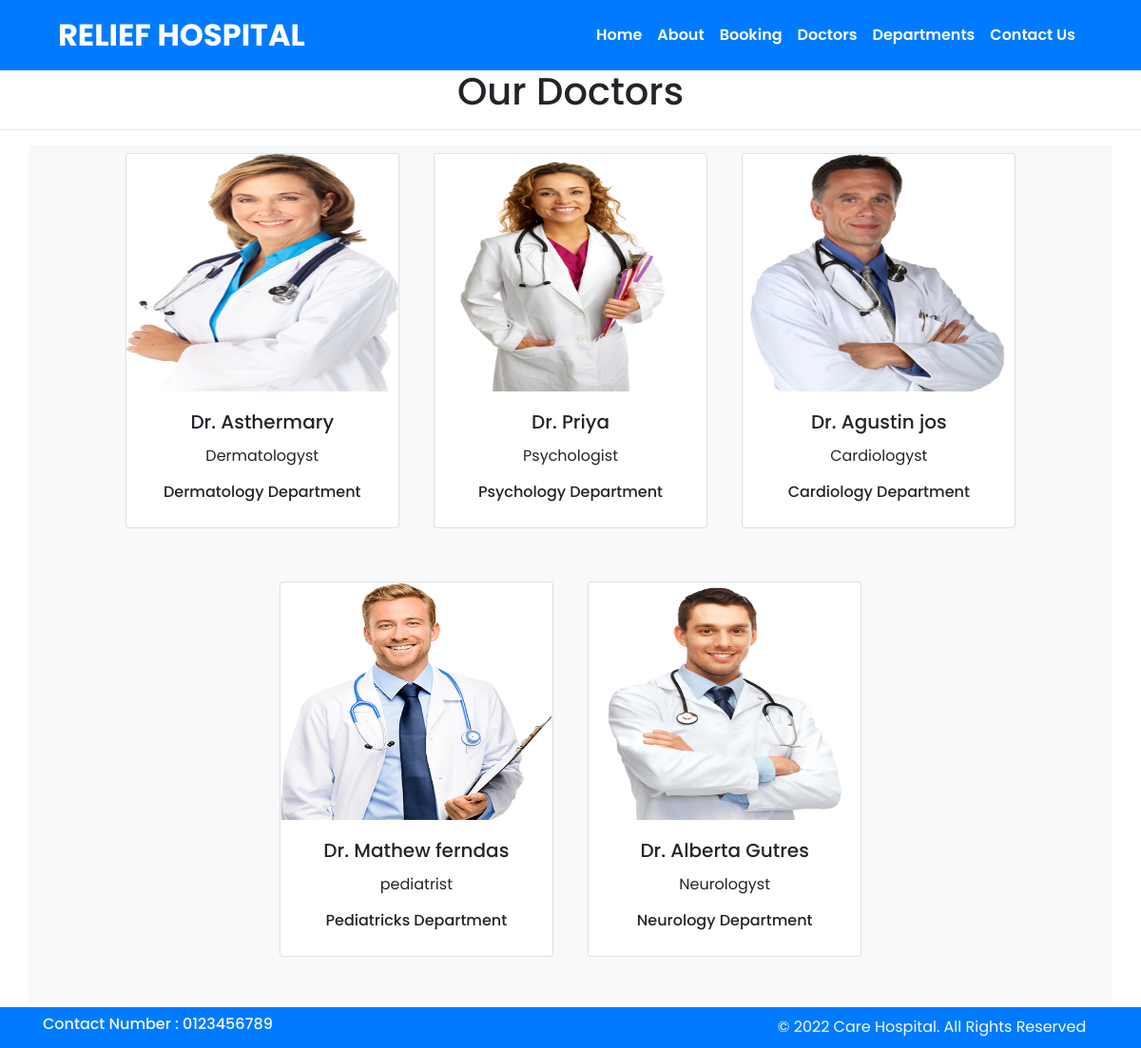
/doctors/, run on an earlier commit of the app's database.
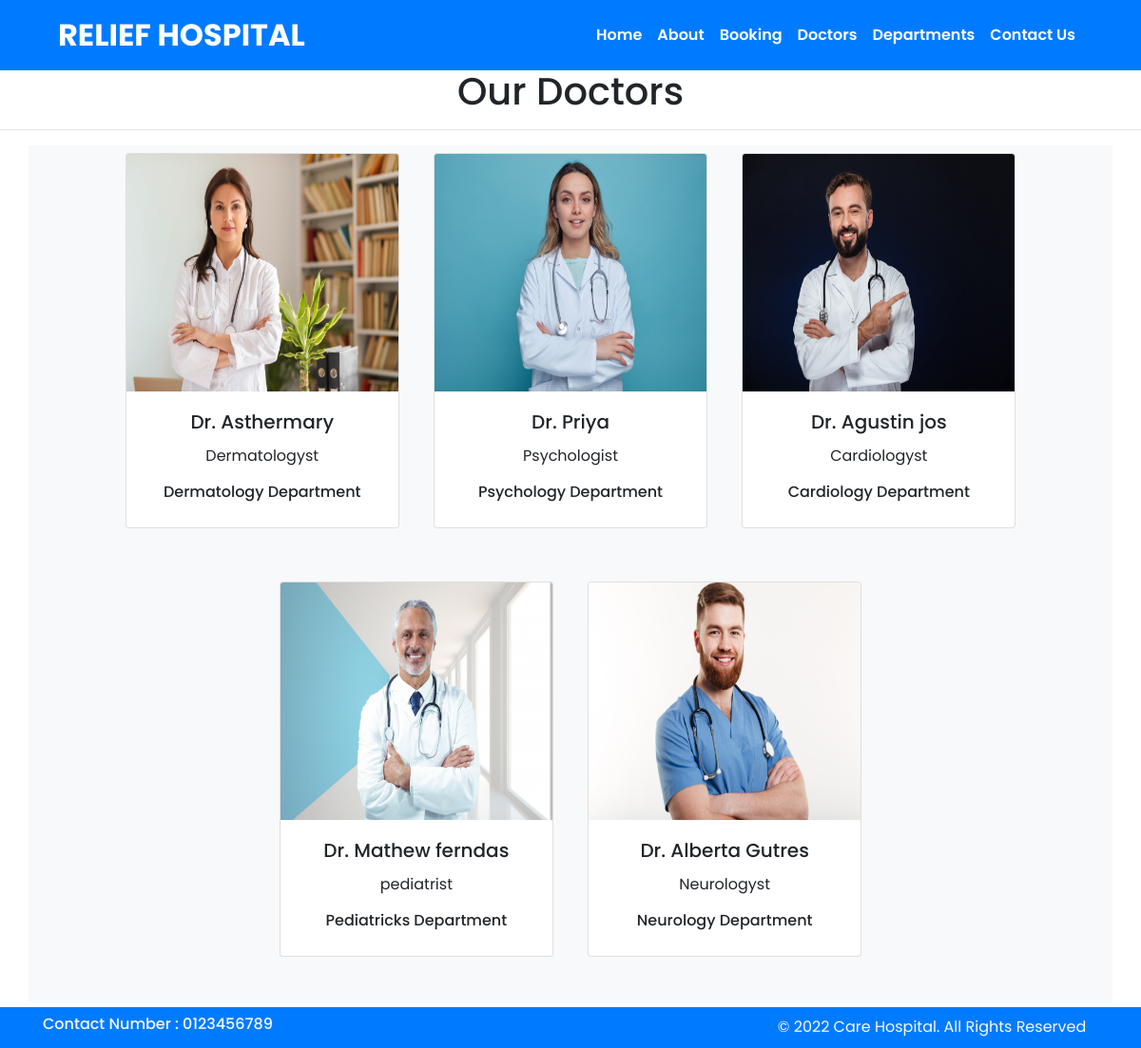
And on a later commit of the database.
### home/models.py (models this page shows, shortened)
class doctors(models.Model):
    doc_name = models.CharField(max_length=255)
    doc_spec = models.CharField(max_length=255)
    dep_name = models.ForeignKey(departments ,on_delete=models.CASCADE)
    doc_image = models.ImageField(upload_to = 'doctors')

class departments(models.Model):
    dep_name = models.CharField(max_length=100)
    dep_description = models.TextField()
    def __str__(self):
        return self.dep_name

### home/views.py (the view)
# urls.py: path('doctors/', views.Doctors, name='doctors'),
def Doctors(request):
    dict_docs = {'doctors': doctors.objects.all }
    return render(request, 'doctors.html', dict_docs)

### templates/doctors.html (shortened to what this page needs)
{% extends 'base.html' %}
{% block content %}
<h1 class="text-center mt-5 pt-4">Our Doctors </h1>
<hr>
<div class="container text-center mb-5 bg-light">
{% for d in doctors %}
<div class="card text-center mx-3 my-2 mb-5" style="width: 18rem; display:inline-block;">
    <img src="{{d.doc_image.url}}" class="card-img-top doc-img" alt="...">
    <div class="card-body">
      <h5 class="card-title">Dr. {{d.doc_name}}</h5>
      <p class="card-text">{{d.doc_spec}}</p>
      <h6>{{d.dep_name}} Department</h6>
    </div>
</div>
{% endfor %}
</div>
{% endblock %}

What changed in the data, as far as the page shows it:
changed doctors "Asthermary": doc_image: a different picture
changed doctors "Priya": doc_image: a different picture
changed doctors "Agustin jos": doc_image: a different picture
changed doctors "Mathew ferndas": doc_image: a different picture
changed doctors "Alberta Gutres": doc_image: a different picture
